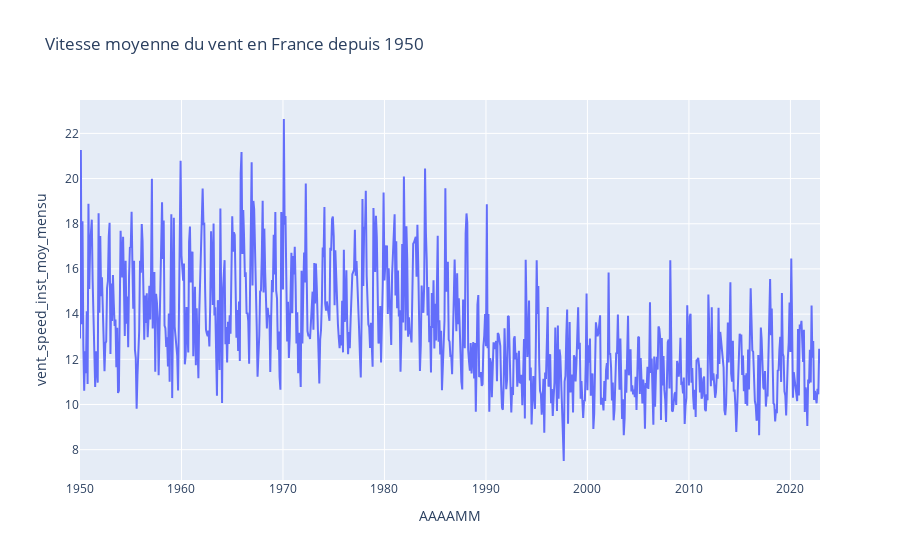

Notebook source saved alongside this figure:
### Markdown cell above
- statistiques gobales nationales

### Code cell
# en France : moyenne des vents par mois depuis 1950 
df_monthly = df.groupby("AAAAMM")["vent_speed_inst_moy_mensu"].mean().reset_index()

fig = px.line(df_monthly, x="AAAAMM", y="vent_speed_inst_moy_mensu", title="Vitesse moyenne du vent en France depuis 1950")
fig.show()

### Figure 1 — Plotly figure (JSON) as saved in the notebook; plotly's stock layout.template omitted (floating-point values rounded to 4 significant figures; data arrays with more than 128 entries replaced by an {"elided": "..."} marker saying what was removed)
{"data": [{"hovertemplate": "AAAAMM=%{x}<br>vent_speed_inst_moy_mensu=%{y}<extra></extra>", "legendgroup": "", "line": {"color": "#636efa", "dash": "solid"}, "marker": {"symbol": "circle"}, "mode": "lines", "name": "", "orientation": "v", "showlegend": false, "type": "scatter", "x": {"elided": "876 str values"}, "xaxis": "x", "y": {"elided": "876 float values"}, "yaxis": "y"}], "layout": {"legend": {"tracegroupgap": 0}, "title": {"text": "Vitesse moyenne du vent en France depuis 1950"}, "xaxis": {"anchor": "y", "domain": [0, 1], "title": {"text": "AAAAMM"}}, "yaxis": {"anchor": "x", "domain": [0, 1], "title": {"text": "vent_speed_inst_moy_mensu"}}}}
